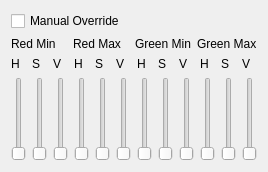
            <widget class="QWidget" name="tab_2">
             <attribute name="title">
              <string>Laser</string>
             </attribute>
             <layout class="QVBoxLayout" name="verticalLayout_7">
              <item>
               <layout class="QVBoxLayout" name="verticalLayout_15">
                <item>
                 <widget class="QCheckBox" name="manualOverride">
                  <property name="text">
                   <string>Manual Override</string>
                  </property>
                 </widget>
                </item>
                <item>
                 <layout class="QHBoxLayout" name="horizontalLayout_5">
                  <item>
                   <widget class="QLabel" name="label_51">
                    <property name="text">
                     <string>Red Min</string>
                    </property>
                   </widget>
                  </item>
                  <item>
                   <widget class="QLabel" name="label_38">
                    <property name="text">
                     <string>Red Max</string>
                    </property>
                   </widget>
                  </item>
                  <item>
                   <widget class="QLabel" name="label_52">
                    <property name="text">
                     <string>Green Min</string>
                    </property>
                   </widget>
                  </item>
                  <item>
                   <widget class="QLabel" name="label_53">
                    <property name="text">
                     <string>Green Max</string>
                    </property>
                   </widget>
                  </item>
                 </layout>
                </item>
                <item>
                 <layout class="QGridLayout" name="gridLayout">
                  <item row="0" column="1">
                   <widget class="QLabel" name="label_41">
                    <property name="text">
                     <string>S</string>
                    </property>
                   </widget>
                  </item>
                  <item row="0" column="8">
                   <widget class="QLabel" name="label_47">
                    <property name="text">
                     <string>V</string>
                    </property>
                   </widget>
                  </item>
                  <item row="0" column="6">
                   <widget class="QLabel" name="label_45">
                    <property name="text">
                     <string>H</string>
                    </property>
                   </widget>
                  </item>
                  <item row="1" column="6">
                   <widget class="QSlider" name="verticalSlider_7">
                    <property name="maximum">
                     <number>180</number>
                    </property>
                    <property name="orientation">
                     <enum>Qt::Vertical</enum>
                    </property>
                   </widget>
                  </item>
                  <item row="0" column="11">
                   <widget class="QLabel" name="label_50">
                    <property name="text">
                     <string>V</string>
                    </property>
                   </widget>
                  </item>
                  <item row="0" column="3">
                   <widget class="QLabel" name="label_40">
                    <property name="text">
                     <string>H</string>
                    </property>
                   </widget>
                  </item>
                  <item row="1" column="3">
                   <widget class="QSlider" name="verticalSlider_4">
                    <property name="maximum">
                     <number>180</number>
                    </property>
                    <property name="orientation">
                     <enum>Qt::Vertical</enum>
                    </property>
                   </widget>
                  </item>
                  <item row="1" column="8">
                   <widget class="QSlider" name="verticalSlider_9">
                    <property name="maximum">
                     <number>255</number>
                    </property>
                    <property name="orientation">
                     <enum>Qt::Vertical</enum>
                    </property>
                   </widget>
                  </item>
                  <item row="0" column="2">
                   <widget class="QLabel" name="label_43">
                    <property name="text">
                     <string>V</string>
                    </property>
                   </widget>
                  </item>
                  <item row="0" column="9">
                   <widget class="QLabel" name="label_48">
                    <property name="text">
                     <string>H</string>
                    </property>
                   </widget>
                  </item>
                  <item row="0" column="5">
                   <widget class="QLabel" name="label_44">
                    <property name="text">
                     <string>V</string>
                    </property>
                   </widget>
                  </item>
                  <item row="0" column="4">
                   <widget class="QLabel" name="label_42">
                    <property name="text">
                     <string>S</string>
                    </property>
                   </widget>
                  </item>
                  <item row="1" column="9">
                   <widget class="QSlider" name="verticalSlider_10">
                    <property name="maximum">
                     <number>180</number>
                    </property>
                    <property name="orientation">
                     <enum>Qt::Vertical</enum>
                    </property>
                   </widget>
                  </item>
                  <item row="1" column="11">
                   <widget class="QSlider" name="verticalSlider_12">
                    <property name="maximum">
                     <number>255</number>
                    </property>
                    <property name="orientation">
                     <enum>Qt::Vertical</enum>
                    </property>
                   </widget>
                  </item>
                  <item row="1" column="2">
                   <widget class="QSlider" name="verticalSlider_3">
                    <property name="maximum">
                     <number>255</number>
                    </property>
                    <property name="orientation">
                     <enum>Qt::Vertical</enum>
                    </property>
                   </widget>
                  </item>
                  <item row="1" column="5">
                   <widget class="QSlider" name="verticalSlider_6">
                    <property name="maximum">
                     <number>255</number>
                    </property>
                    <property name="orientation">
                     <enum>Qt::Vertical</enum>
                    </property>
                   </widget>
                  </item>
                  <item row="1" column="1">
                   <widget class="QSlider" name="verticalSlider_2">
                    <property name="maximum">
                     <number>255</number>
                    </property>
                    <property name="orientation">
                     <enum>Qt::Vertical</enum>
                    </property>
                   </widget>
                  </item>
                  <item row="1" column="10">
                   <widget class="QSlider" name="verticalSlider_11">
                    <property name="maximum">
                     <number>255</number>
                    </property>
                    <property name="orientation">
                     <enum>Qt::Vertical</enum>
                    </property>
                   </widget>
                  </item>
                  <item row="1" column="4">
                   <widget class="QSlider" name="verticalSlider_5">
                    <property name="maximum">
                     <number>255</number>
                    </property>
                    <property name="orientation">
                     <enum>Qt::Vertical</enum>
                    </property>
                   </widget>
                  </item>
                  <item row="1" column="7">
                   <widget class="QSlider" name="verticalSlider_8">
                    <property name="maximum">
                     <number>255</number>
                    </property>
                    <property name="orientation">
                     <enum>Qt::Vertical</enum>
                    </property>
                   </widget>
                  </item>
                  <item row="0" column="7">
                   <widget class="QLabel" name="label_46">
                    <property name="text">
                     <string>S</string>
                    </property>
                   </widget>
                  </item>
                  <item row="0" column="0">
                   <widget class="QLabel" name="label_39">
                    <property name="text">
                     <string>H</string>
                    </property>
                   </widget>
                  </item>
                  <item row="0" column="10">
                   <widget class="QLabel" name="label_49">
                    <property name="text">
                     <string>S</string>
                    </property>
                   </widget>
                  </item>
                  <item row="1" column="0">
                   <widget class="QSlider" name="verticalSlider">
                    <property name="maximum">
                     <number>180</number>
                    </property>
                    <property name="orientation">
                     <enum>Qt::Vertical</enum>
                    </property>
                   </widget>
                  </item>
                 </layout>
                </item>
               </layout>
              </item>
             </layout>
            </widget>
